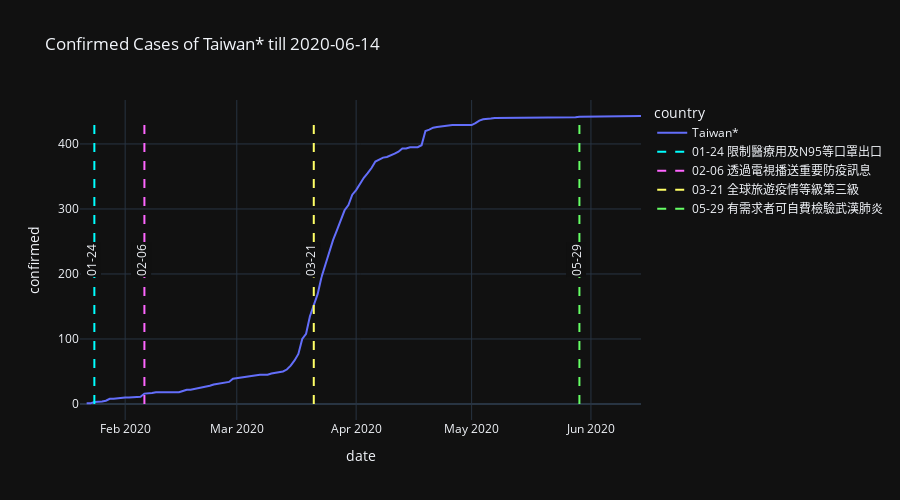
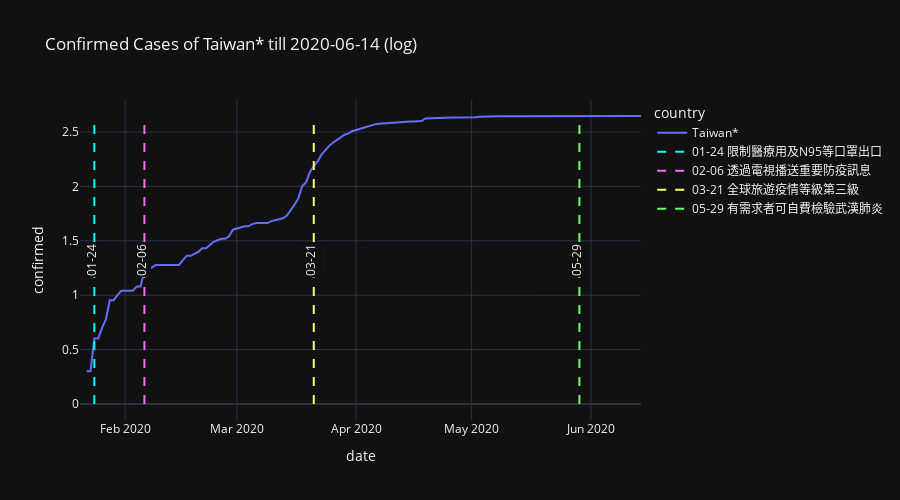
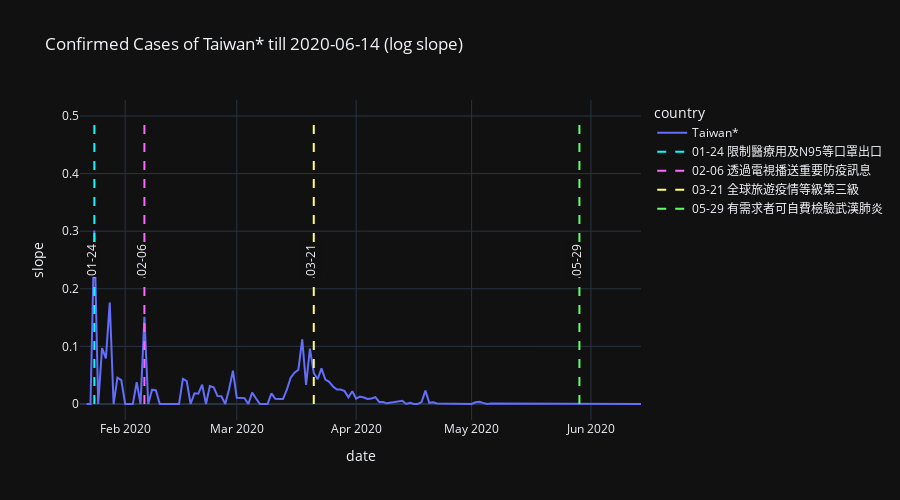

The cell these charts' notebook holds for them, in order:
### Markdown cell above
### 台灣

### Code cell
events = [['01-24', '限制醫療用及N95等口罩出口', color_3],
          ['02-06', '透過電視播送重要防疫訊息', color_5],
          ['03-21', '全球旅遊疫情等級第三級', color_1],
          ['05-29', '有需求者可自費檢驗武漢肺炎', color_2]]

plot_by_country('Taiwan*', events)
plot_by_country2('Taiwan*', events)
plot_by_country3('Taiwan*', events)

### Figure 1 — Plotly figure (JSON) as saved in the notebook; plotly's stock layout.template omitted (floating-point values rounded to 4 significant figures; data arrays with more than 128 entries replaced by an {"elided": "..."} marker saying what was removed)
{"data": [{"hovertemplate": "country=Taiwan*<br>date=%{x}<br>confirmed=%{y}<extra></extra>", "legendgroup": "Taiwan*", "line": {"color": "#636efa", "dash": "solid"}, "mode": "lines", "name": "Taiwan*", "orientation": "v", "showlegend": true, "type": "scatter", "x": {"elided": "145 str values"}, "xaxis": "x", "y": {"elided": "145 int values"}, "yaxis": "y"}, {"line": {"color": "#00ffff", "dash": "dash"}, "mode": "lines", "name": "01-24 限制醫療用及N95等口罩出口", "type": "scatter", "x": ["2020-01-24", "2020-01-24"], "y": [0, 443]}, {"line": {"color": "#ff66ff", "dash": "dash"}, "mode": "lines", "name": "02-06 透過電視播送重要防疫訊息", "type": "scatter", "x": ["2020-02-06", "2020-02-06"], "y": [0, 443]}, {"line": {"color": "#ffff66", "dash": "dash"}, "mode": "lines", "name": "03-21 全球旅遊疫情等級第三級", "type": "scatter", "x": ["2020-03-21", "2020-03-21"], "y": [0, 443]}, {"line": {"color": "#66ff66", "dash": "dash"}, "mode": "lines", "name": "05-29 有需求者可自費檢驗武漢肺炎", "type": "scatter", "x": ["2020-05-29", "2020-05-29"], "y": [0, 443]}], "layout": {"annotations": [{"bgcolor": "#101010", "showarrow": false, "text": "01-24", "textangle": -90, "x": "2020-01-23", "y": 221.5}, {"bgcolor": "#101010", "showarrow": false, "text": "02-06", "textangle": -90, "x": "2020-02-05", "y": 221.5}, {"bgcolor": "#101010", "showarrow": false, "text": "03-21", "textangle": -90, "x": "2020-03-20", "y": 221.5}, {"bgcolor": "#101010", "showarrow": false, "text": "05-29", "textangle": -90, "x": "2020-05-28", "y": 221.5}], "height": 500, "legend": {"title": {"text": "country"}, "tracegroupgap": 0}, "title": {"text": "Confirmed Cases of Taiwan* till 2020-06-14"}, "xaxis": {"anchor": "y", "domain": [0, 1], "title": {"text": "date"}}, "yaxis": {"anchor": "x", "domain": [0, 1], "title": {"text": "confirmed"}}}}

### Figure 2 — Plotly figure (JSON) as saved in the notebook; plotly's stock layout.template omitted (floating-point values rounded to 4 significant figures; data arrays with more than 128 entries replaced by an {"elided": "..."} marker saying what was removed)
{"data": [{"hovertemplate": "country=Taiwan*<br>date=%{x}<br>confirmed=%{y}<extra></extra>", "legendgroup": "Taiwan*", "line": {"color": "#636efa", "dash": "solid"}, "mode": "lines", "name": "Taiwan*", "orientation": "v", "showlegend": true, "type": "scatter", "x": {"elided": "145 str values"}, "xaxis": "x", "y": {"elided": "145 float values"}, "yaxis": "y"}, {"line": {"color": "#00ffff", "dash": "dash"}, "mode": "lines", "name": "01-24 限制醫療用及N95等口罩出口", "type": "scatter", "x": ["2020-01-24", "2020-01-24"], "y": [0, 2.647]}, {"line": {"color": "#ff66ff", "dash": "dash"}, "mode": "lines", "name": "02-06 透過電視播送重要防疫訊息", "type": "scatter", "x": ["2020-02-06", "2020-02-06"], "y": [0, 2.647]}, {"line": {"color": "#ffff66", "dash": "dash"}, "mode": "lines", "name": "03-21 全球旅遊疫情等級第三級", "type": "scatter", "x": ["2020-03-21", "2020-03-21"], "y": [0, 2.647]}, {"line": {"color": "#66ff66", "dash": "dash"}, "mode": "lines", "name": "05-29 有需求者可自費檢驗武漢肺炎", "type": "scatter", "x": ["2020-05-29", "2020-05-29"], "y": [0, 2.647]}], "layout": {"annotations": [{"bgcolor": "#101010", "showarrow": false, "text": "01-24", "textangle": -90, "x": "2020-01-23", "y": 1.324}, {"bgcolor": "#101010", "showarrow": false, "text": "02-06", "textangle": -90, "x": "2020-02-05", "y": 1.324}, {"bgcolor": "#101010", "showarrow": false, "text": "03-21", "textangle": -90, "x": "2020-03-20", "y": 1.324}, {"bgcolor": "#101010", "showarrow": false, "text": "05-29", "textangle": -90, "x": "2020-05-28", "y": 1.324}], "height": 500, "legend": {"title": {"text": "country"}, "tracegroupgap": 0}, "title": {"text": "Confirmed Cases of Taiwan* till 2020-06-14 (log)"}, "xaxis": {"anchor": "y", "domain": [0, 1], "title": {"text": "date"}}, "yaxis": {"anchor": "x", "domain": [0, 1], "title": {"text": "confirmed"}}}}

### Figure 3 — Plotly figure (JSON) as saved in the notebook; plotly's stock layout.template omitted (floating-point values rounded to 4 significant figures; data arrays with more than 128 entries replaced by an {"elided": "..."} marker saying what was removed)
{"data": [{"hovertemplate": "country=Taiwan*<br>date=%{x}<br>slope=%{y}<extra></extra>", "legendgroup": "Taiwan*", "line": {"color": "#636efa", "dash": "solid"}, "mode": "lines", "name": "Taiwan*", "orientation": "v", "showlegend": true, "type": "scatter", "x": {"elided": "145 str values"}, "xaxis": "x", "y": {"elided": "145 float values"}, "yaxis": "y"}, {"line": {"color": "#00ffff", "dash": "dash"}, "mode": "lines", "name": "01-24 限制醫療用及N95等口罩出口", "type": "scatter", "x": ["2020-01-24", "2020-01-24"], "y": [0, 0.5]}, {"line": {"color": "#ff66ff", "dash": "dash"}, "mode": "lines", "name": "02-06 透過電視播送重要防疫訊息", "type": "scatter", "x": ["2020-02-06", "2020-02-06"], "y": [0, 0.5]}, {"line": {"color": "#ffff66", "dash": "dash"}, "mode": "lines", "name": "03-21 全球旅遊疫情等級第三級", "type": "scatter", "x": ["2020-03-21", "2020-03-21"], "y": [0, 0.5]}, {"line": {"color": "#66ff66", "dash": "dash"}, "mode": "lines", "name": "05-29 有需求者可自費檢驗武漢肺炎", "type": "scatter", "x": ["2020-05-29", "2020-05-29"], "y": [0, 0.5]}], "layout": {"annotations": [{"bgcolor": "#101010", "showarrow": false, "text": "01-24", "textangle": -90, "x": "2020-01-23", "y": 0.25}, {"bgcolor": "#101010", "showarrow": false, "text": "02-06", "textangle": -90, "x": "2020-02-05", "y": 0.25}, {"bgcolor": "#101010", "showarrow": false, "text": "03-21", "textangle": -90, "x": "2020-03-20", "y": 0.25}, {"bgcolor": "#101010", "showarrow": false, "text": "05-29", "textangle": -90, "x": "2020-05-28", "y": 0.25}], "height": 500, "legend": {"title": {"text": "country"}, "tracegroupgap": 0}, "title": {"text": "Confirmed Cases of Taiwan* till 2020-06-14 (log slope)"}, "xaxis": {"anchor": "y", "domain": [0, 1], "title": {"text": "date"}}, "yaxis": {"anchor": "x", "domain": [0, 1], "title": {"text": "slope"}}}}
